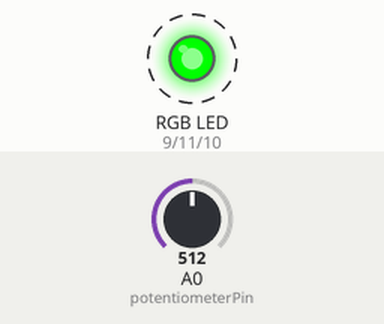
Simulated run of this sketch. Board: Arduino Uno, built with avr-gcc and run on an emulated ATmega328P. On the bench: an RGB LED mixed from three pins (HIGH = lit). Dashed ring = blinking. The test bench sets the inputs (shaded band); at power-on: A0 (potentiometerPin) = 512. Dim RGB values are drawn brighter than linear.

Above: at 2.3 s.
2.4 s: A0 (potentiometerPin) set to 1023
At 3.4 s:
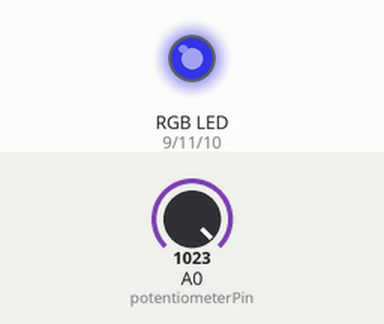
4.6 s: A0 (potentiometerPin) set to 900
At 4.78 s:
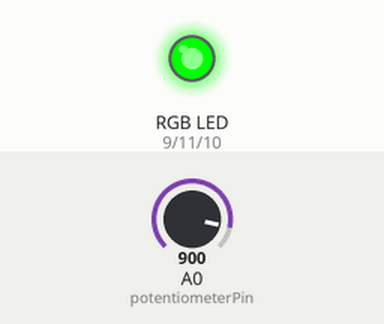
At 5.27 s:
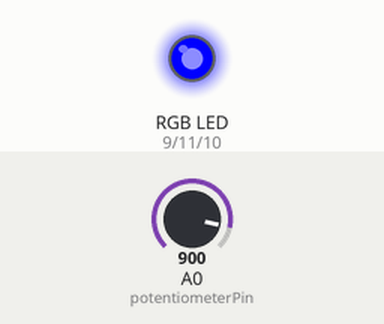
Timing chart, 0 to 14.1 s (numbered marks = the images above; inputs shaded):
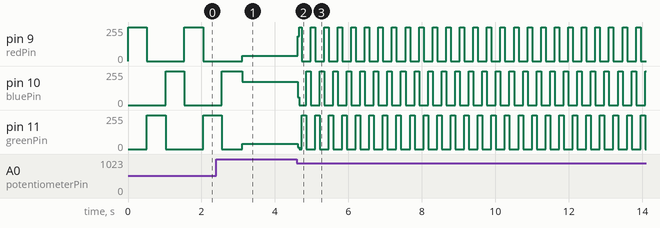

Measured:
- after the input at 4.6 s, pin 9 (redPin): 39/255 → 184/255 at once, then moves between 0/255 and 255/255, repeating every 0.74 s; pin 10 (bluePin): 175/255 → 57/255 at once, then moves between 0/255 and 255/255, repeating every 0.74 s
- by itself, pin 9 (redPin): alternates 255/255 for 0.51 s and 0/255 for 1.0 s

The sketch:

lab3.2.ino
```cpp
// C++

#define potentiometerPin A0
#define redPin 9
#define greenPin 11
#define bluePin 10

int potentiometer;  // get potentiometer data
int time = 0; // time to delay lights


void setup() {

  pinMode(redPin, OUTPUT); //Setup red RGB LED pin as an output pin.
  pinMode(greenPin, OUTPUT); //Setup green RGB LED pin as an output pin.
  pinMode(bluePin, OUTPUT); //Setup blue RGB LED pin as an output pin.
  pinMode(potentiometer,INPUT); //Setup potentiometerPin as an input.

}


void loop() {

  // Get potentiometer data
  potentiometer = analogRead(potentiometerPin);
  time = 1023 - potentiometer;

  // Turn on RED LED
  analogWrite(redPin, 255); //Turn on RED
  analogWrite(greenPin, 0); //Turn on GREEN
  analogWrite(bluePin, 0); //Turn on BLUE
  delay(time);

  // Turn on Green LED
  analogWrite(redPin, 0); //Turn on RED
  analogWrite(greenPin, 255); //Turn on GREEN
  analogWrite(bluePin, 0); //Turn on BLUE
  delay(time);

  // Turn on Blue LED
  analogWrite(redPin, 0); //Turn on RED
  analogWrite(greenPin, 0); //Turn on GREEN
  analogWrite(bluePin, 255); //Turn on BLUE
  delay(time);
}
```
